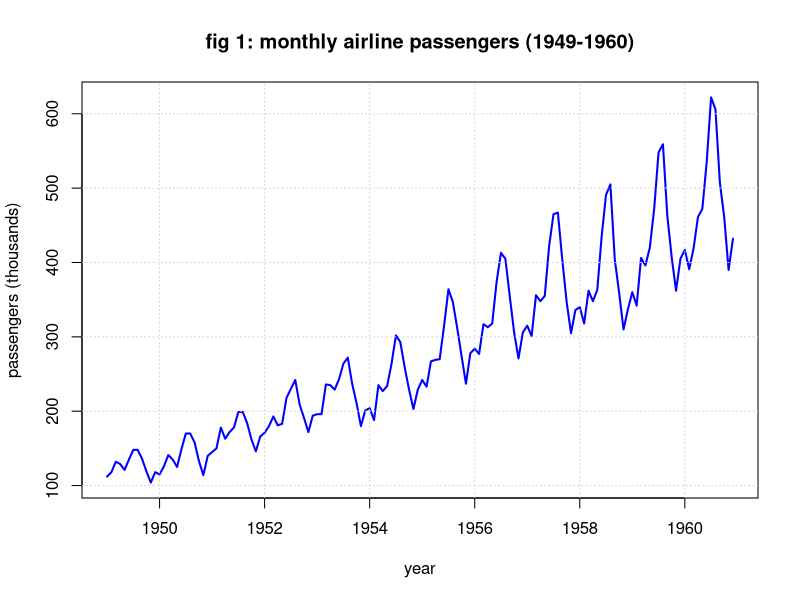
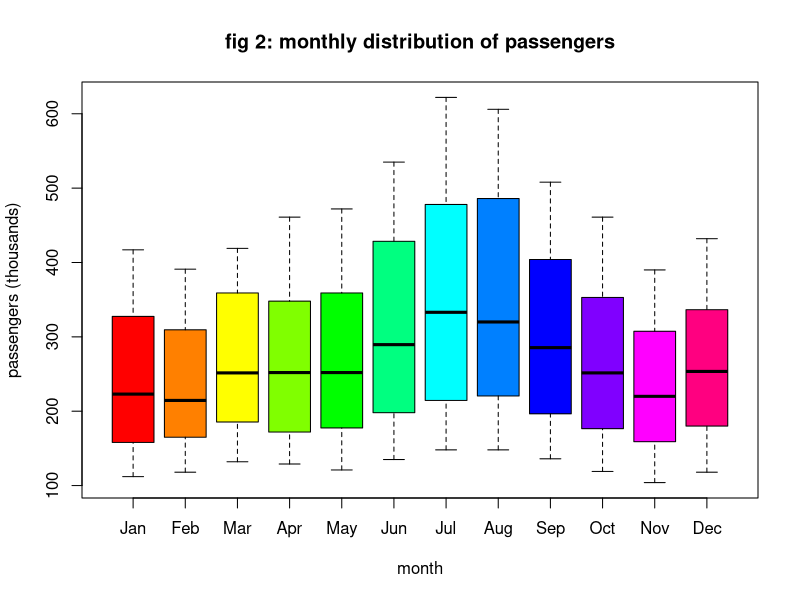
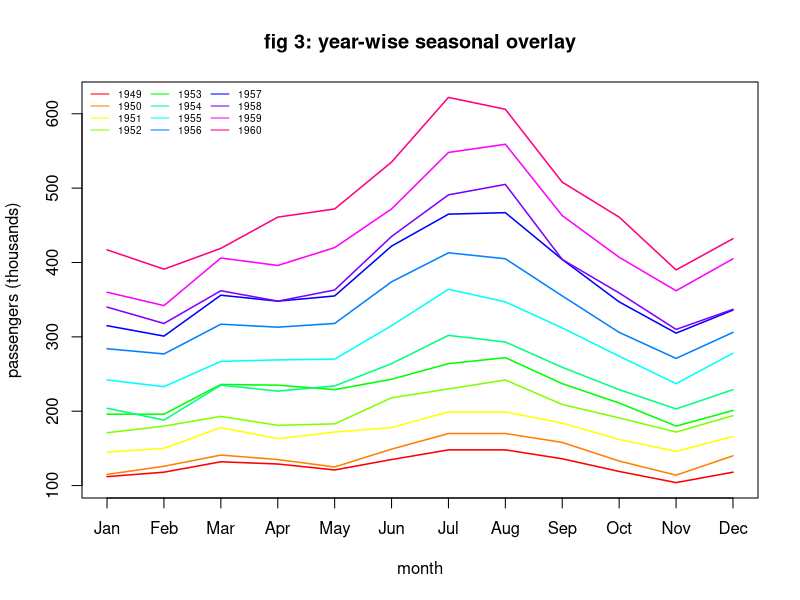
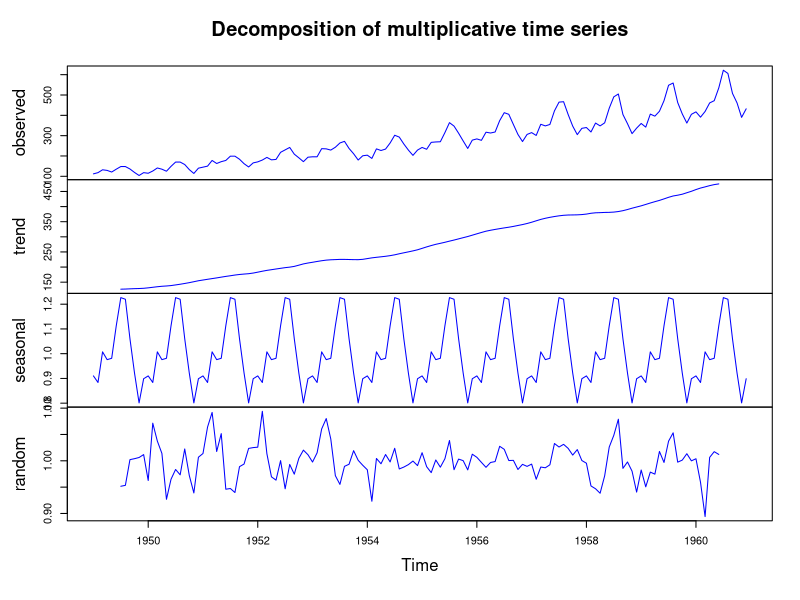
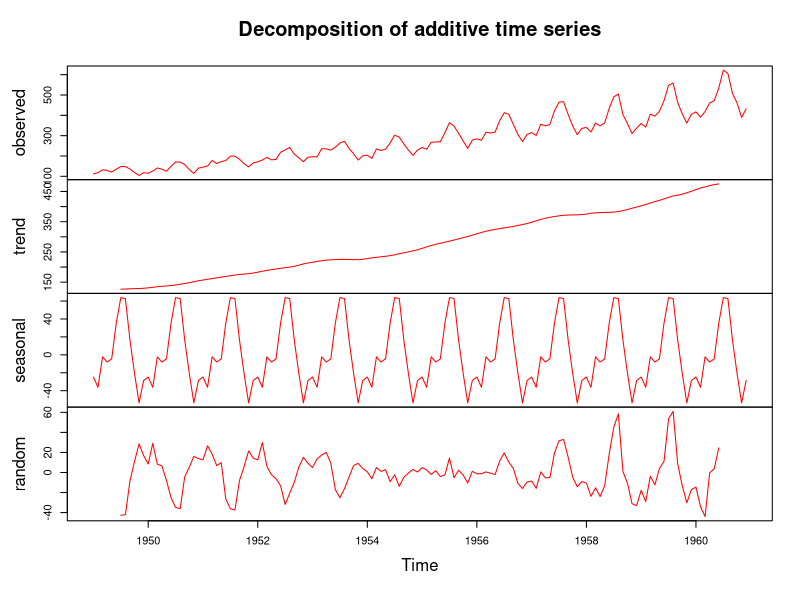
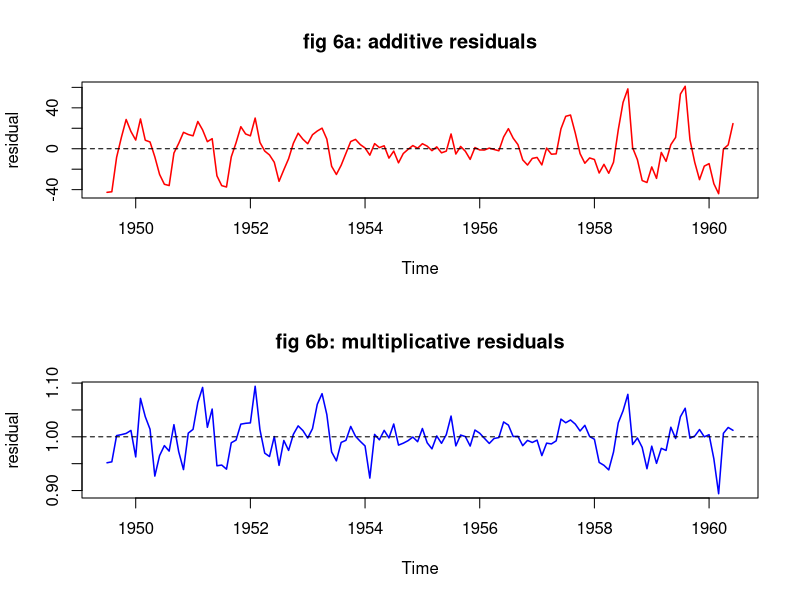
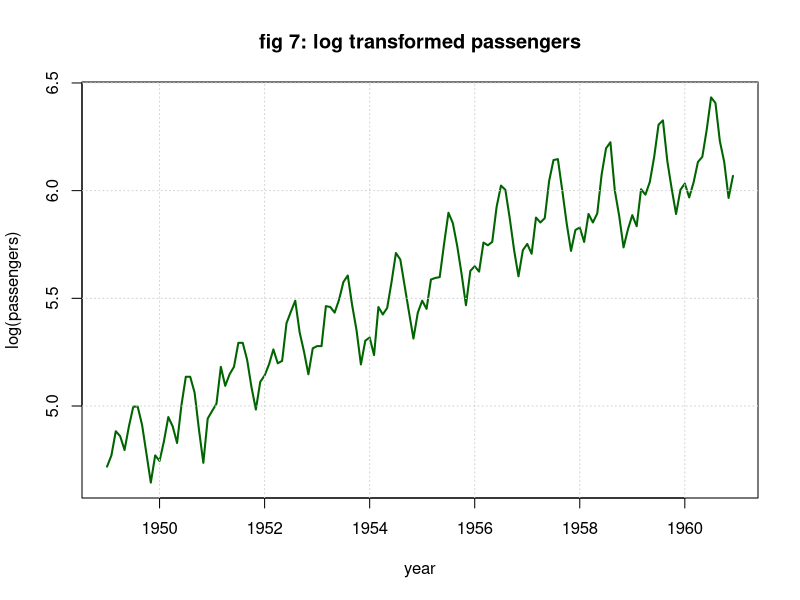

Generate these figures, in order, with R:
#' ---
#' title: "time series analysis - lab 2"
#' subtitle: "exploratory time series data analysis"
#' author: "2440233"
#' date: "`r Sys.Date()`"
#' output:
#'   pdf_document:
#'     toc: true

#' # introduction
#'
#' the objective of this lab is to perform exploratory time series data
#' analysis on a real world dataset. we will look at the structure of the
#' data, plot it, identify the components, and figure out whether an
#' additive or multiplicative model fits better.

#' # methodology

# dataset used: AirPassengers (built in dataset)
# it has monthly totals of international airline passengers from
# jan 1949 to dec 1960. thats 144 observations, monthly frequency.
# source: box, jenkins and reinsel (1976).

#' # analysis

#' ## q1: describe etsda in 10 lines

cat("q1: exploratory time series data analysis\n\n")
cat("1. etsda is used to understand the structure and patterns in time ordered data.\n")
cat("2. we use time plots to visually check for trends, seasonality and irregularities.\n")
cat("3. summary stats like mean, variance and range help quantify the data.\n")
cat("4. it helps figure out if the data has constant or changing behavior over time.\n")
cat("5. the series can be broken down into trend, seasonality, cyclical and random parts.\n")
cat("6. tools like line plots, box plots and lag plots help explore patterns.\n")
cat("7. it helps detect outliers and structural breaks in the data.\n")
cat("8. we can check if variance changes over time which tells us if we need transformations.\n")
cat("9. comparing variances of components helps decide between additive and multiplicative models.\n")
cat("10. all of this helps us pick the right model to represent the time series.\n\n")

#' ## q2: components of time series

cat("q2: components of time series data\n\n")
cat("1. trend - the long term direction of the data, going up down or staying flat.\n")
cat("2. seasonality - repeating patterns at fixed intervals like monthly or yearly.\n")
cat("3. cyclical - long term waves with no fixed period, usually linked to economic cycles.\n")
cat("4. irregular - the leftover random noise after removing the other components.\n\n")

#' ## q3: plot and examine the data

cat("q3: plot the time series and examine its behavior\n\n")

data("AirPassengers")
ap <- AirPassengers

cat("class:", class(ap), "\n")
cat("start:", start(ap)[1], "/", start(ap)[2], "\n")
cat("end:", end(ap)[1], "/", end(ap)[2], "\n")
cat("frequency:", frequency(ap), "\n")
cat("observations:", length(ap), "\n\n")

cat("first 12 values:\n")
print(head(ap, 12))
cat("\nlast 12 values:\n")
print(tail(ap, 12))

cat("\nsummary:\n")
print(summary(ap))
cat("sd:", round(sd(ap), 2), "\n\n")

#+ fig.width=10, fig.height=6
plot(ap,
     main = "fig 1: monthly airline passengers (1949-1960)",
     ylab = "passengers (thousands)",
     xlab = "year",
     col = "blue", lwd = 2)
grid()

cat("interpretation of fig 1:\n")
cat("- there is a clear upward trend from 1949 to 1960\n")
cat("- seasonal peaks happen every summer and dips every winter\n")
cat("- the seasonal swings get bigger as the overall level increases\n")
cat("- this suggests a multiplicative model would be better than additive\n\n")

#+ fig.width=10, fig.height=6
boxplot(ap ~ cycle(ap),
        main = "fig 2: monthly distribution of passengers",
        xlab = "month", ylab = "passengers (thousands)",
        col = rainbow(12), names = month.abb)

cat("interpretation of fig 2:\n")
cat("- jul and aug have the highest passenger counts\n")
cat("- nov and feb have the lowest\n")
cat("- the box sizes get bigger for higher months confirming multiplicative seasonality\n\n")

#+ fig.width=10, fig.height=6
ap_matrix <- matrix(ap, nrow = 12, ncol = 12)
matplot(1:12, ap_matrix, type = "l", lty = 1, lwd = 1.5,
        col = rainbow(12),
        main = "fig 3: year-wise seasonal overlay",
        xlab = "month", ylab = "passengers (thousands)", xaxt = "n")
axis(1, at = 1:12, labels = month.abb)
legend("topleft", legend = 1949:1960, col = rainbow(12),
       lty = 1, cex = 0.6, ncol = 3, bty = "n")

cat("interpretation of fig 3:\n")
cat("- every year follows the same seasonal shape\n")
cat("- later years are higher up showing the trend\n")
cat("- the gap between years is bigger during peak months than trough months\n\n")

#' ## q4: identify components

cat("q4: identify the components in the dataset\n\n")

decomp_mult <- decompose(ap, type = "multiplicative")

#+ fig.width=10, fig.height=8
plot(decomp_mult, col = "blue")

cat("interpretation of fig 4:\n")
cat("- observed: the original series with everything combined\n")
cat("- trend: smooth increasing curve from about 130 to 430\n")
cat("- seasonal: repeating pattern around 1.0, above 1 means above average month\n")
cat("- random: fluctuates around 1.0 with no pattern, model fits well\n\n")

cat("table 1: seasonal indices\n")
si <- decomp_mult$figure
si_df <- data.frame(month = month.abb,
                    index = round(si, 4),
                    effect = ifelse(si > 1,
                      paste0(round((si - 1) * 100, 2), "% above trend"),
                      paste0(round((1 - si) * 100, 2), "% below trend")))
print(si_df, row.names = FALSE)

cat("\n- july is highest at 1.2255 meaning 22.55% above trend\n")
cat("- november is lowest at 0.8068 meaning 19.32% below trend\n\n")

cat("table 2: trend at mid year\n")
trend_vals <- decomp_mult$trend
cat("year  | trend\n")
for (yr in 1949:1960) {
  val <- window(trend_vals, start = c(yr, 7), end = c(yr, 7))
  if (length(val) > 0 && !is.na(val[1]))
    cat(sprintf("%d  |  %.1f\n", yr, val[1]))
}
cat("\n")

decomp_add <- decompose(ap, type = "additive")

#+ fig.width=10, fig.height=8
plot(decomp_add, col = "red")

cat("interpretation of fig 5:\n")
cat("- trend looks similar to multiplicative\n")
cat("- seasonal component has constant amplitude\n")
cat("- but the random component has increasing variance over time\n")
cat("- that means additive model doesnt fit properly\n\n")

#' ## q5: model selection

cat("q5: additive vs multiplicative model\n\n")

cat("additive model: y(t) = t(t) + s(t) + c(t) + i(t)\n")
cat("- use when seasonal swings stay the same regardless of trend level\n\n")
cat("multiplicative model: y(t) = t(t) x s(t) x c(t) x i(t)\n")
cat("- use when seasonal swings grow with the trend level\n\n")

resid_mult <- na.omit(decomp_mult$random)
resid_add <- na.omit(decomp_add$random)

cat("multiplicative residuals:\n")
cat("  mean:", round(mean(resid_mult), 4), "(should be close to 1)\n")
cat("  sd:", round(sd(resid_mult), 4), "\n\n")

cat("additive residuals:\n")
cat("  mean:", round(mean(resid_add), 2), "(should be close to 0)\n")
cat("  sd:", round(sd(resid_add), 2), "\n\n")

#+ fig.width=10, fig.height=8
par(mfrow = c(2, 1))
plot(na.omit(decomp_add$random),
     main = "fig 6a: additive residuals",
     ylab = "residual", col = "red", lwd = 1.5)
abline(h = 0, lty = 2)
plot(na.omit(decomp_mult$random),
     main = "fig 6b: multiplicative residuals",
     ylab = "residual", col = "blue", lwd = 1.5)
abline(h = 1, lty = 2)
par(mfrow = c(1, 1))

cat("interpretation of fig 6:\n")
cat("- additive residuals fan out over time which is bad\n")
cat("- multiplicative residuals stay constant around 1 which is good\n\n")

#+ fig.width=10, fig.height=6
plot(log(ap),
     main = "fig 7: log transformed passengers",
     ylab = "log(passengers)", xlab = "year",
     col = "darkgreen", lwd = 2)
grid()

cat("interpretation of fig 7:\n")
cat("- after log transform the seasonal swings become constant\n")
cat("- this confirms the original data is multiplicative\n")
cat("- because log turns multiplication into addition\n\n")



cat("selected model: multiplicative\n")
cat("y(t) = t(t) x s(t) x i(t)\n\n")
cat("justification:\n")
cat("1. the seasonal swings get bigger as trend goes up (fig 1, fig 3)\n")
cat("2. multiplicative residuals have constant variance, additive dont (fig 6)\n")
cat("3. log transform makes seasonal amplitude constant confirming multiplicative (fig 7)\n")
cat("4. seasonal indices as ratios around 1 make more sense than fixed constants\n")
cat("5. multiplicative decomposition gives cleaner residuals than additive (fig 4 vs 5)\n\n")

# conclusion
# the airpassengers data has a clear upward trend and monthly seasonality.
# the seasonal effect grows with the trend so a multiplicative model fits best.
# this was confirmed by residual analysis, log transformation, and decomposition.

#' # conclusion

cat("conclusion:\n\n")
cat("the airpassengers data has a clear upward trend and monthly seasonality.\n")
cat("the seasonal effect grows with the trend so multiplicative model fits best.\n")
cat("this was confirmed by residual analysis, log transformation and decomposition.\n")
